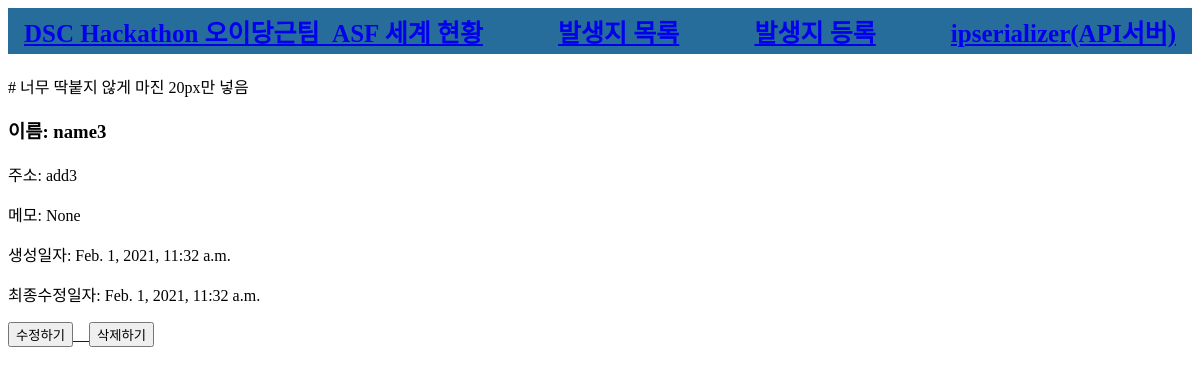
The app's page /first/1/detail/, older data.
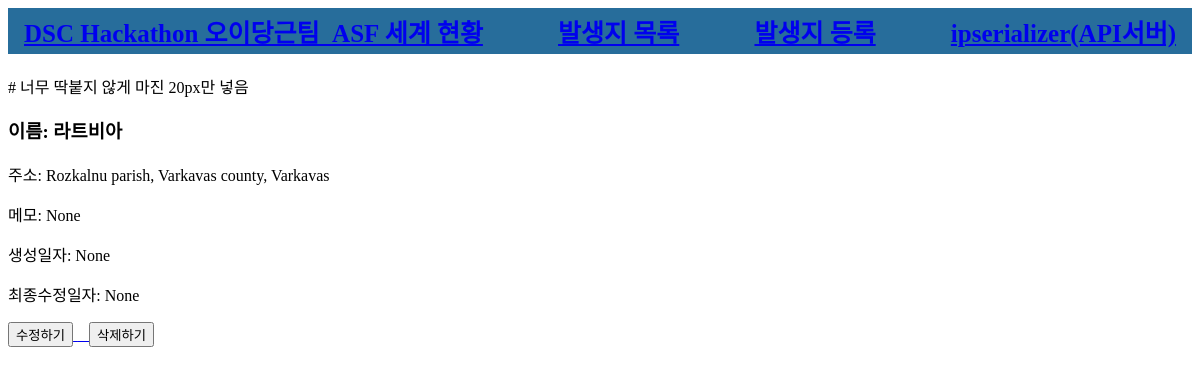
The same page, newer data.
### first/models.py (models this page shows)
class InfectedPlace(models.Model):
    name = models.CharField(max_length=30, null=True, blank=True)
    address = models.CharField(max_length=200, null=True, blank=True)
    lat = models.DecimalField(max_digits=20, decimal_places=16)
    lng = models.DecimalField(max_digits=20, decimal_places=16)
    happened_at = models.CharField(max_length=30, null=True, blank=True)
    reported2oie_at = models.DateTimeField(null=True, blank=True)
    memo = models.TextField(null=True, blank=True)
    password = models.CharField(max_length=10, null=True, blank=True)
    created_at = models.DateTimeField(auto_now_add=True, null=True)
    updated_at = models.DateTimeField(auto_now=True, null=True)

### first/views.py (the view)
# urls.py: path('first/<int:id>/detail/', views.detail, name='infectedplace-detail'),
def detail(request, id):  # restaurant의 id (pk)를 직접 url path parameter을 통해 전달 받습니다.
    if id is not None:
        item = get_object_or_404(InfectedPlace, pk=id)
        return render(request, 'first/detail.html', {'item': item})
    return HttpResponseRedirect('/third/list/')

### first/templates/first/detail.html (shortened to what this page needs)
{% extends 'first/base.html' %}
{% load static %}
{% block content %}
<div class="container">
    <div class="row">
        <div class="col-sm-12" style="margin-top:20px;"> # 너무 딱붙지 않게 마진 20px만 넣음
            <h3>이름: {{ item.name }}</h3>
            <p>주소: {{ item.address }}</p>
            <p>메모: {{ item.memo }}</p>
            <p>생성일자: {{ item.created_at }}</p>
            <p>최종수정일자: {{ item.updated_at }}</p>
            <a href="{% url 'infectedplace-update' id=item.id %}">
            <button class="btn btn-danger">수정하기</button>
            <a href="{% url 'infectedplace-delete' id=item.id %}">
            <button class="btn btn-danger">삭제하기</button>
        </div>
    </div>
</div>
{% endblock %}

Row changes from the older to the newer data that the page shows:
changed InfectedPlace "None": name "name3" → "라트비아"; address "add3" → "Rozkalnu parish, Varkavas county, Varkavas"; created_at "Feb. 1, 2021, 11:32 a.m." → "None"; updated_at "Feb. 1, 2021, 11:32 a.m." → "None"
